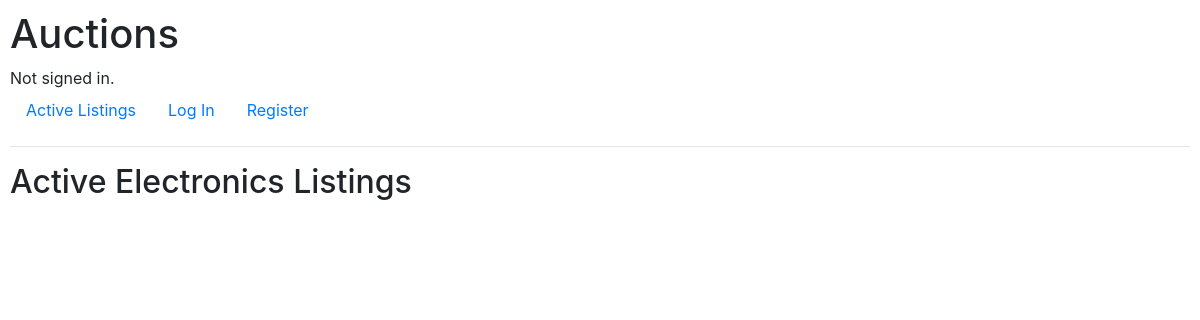
Page /categories/Electronics/ on the earlier database version.
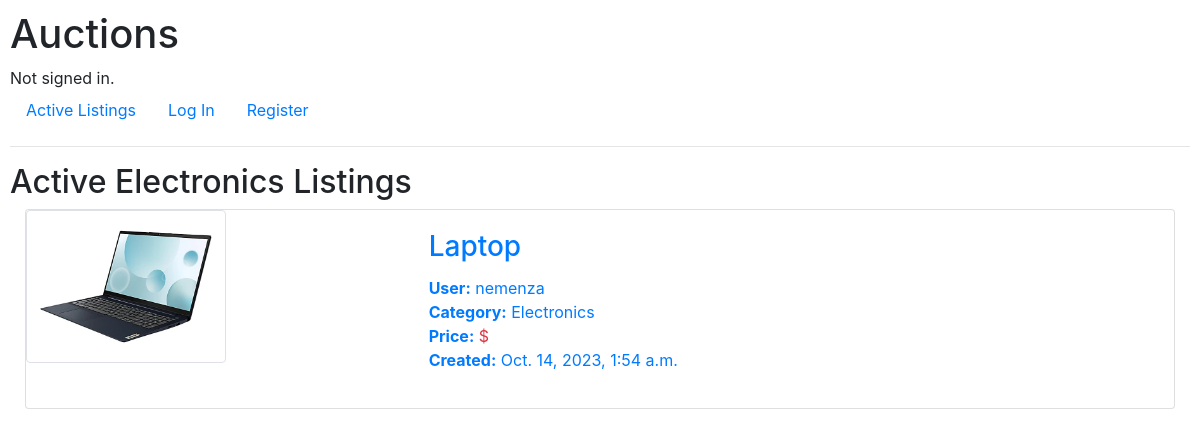
Same page on the later database version.
### auctions/models.py (models this page shows, shortened)
class Listing(models.Model):
    title = models.CharField(max_length=100)
    description = models.TextField(max_length=1000)
    username = models.ForeignKey(
        settings.AUTH_USER_MODEL, on_delete=models.CASCADE)
    starting_bid = models.DecimalField(max_digits=6, decimal_places=2, validators=[
        MinValueValidator(0.50)], blank=False)
    web_page = models.URLField(max_length=200, blank=True)
    img = models.ImageField(null=True, blank=True, upload_to='media/')
    active = models.BooleanField(default=True)
    created_date = models.DateTimeField(auto_now_add=True)
    class Categories(models.TextChoices):
        CLOTHING = 'Clothing'
        TOYS = 'Toys'
        GAMES = 'Games'
        ELECTRONICS = 'Electronics'
        HOME = 'Home'
        SPORTS = 'Sports'
        BEAUTY = 'Beauty'
        BOOKS = 'Books'
        GROCERY = 'Grocery'
        AUTOMOTIVE = 'Automotive'
        HEALTH = 'Health'
    categories = models.CharField(max_length=100, choices=Categories.choices)
    winner = models.ForeignKey(User, null=True, blank=True,
                               related_name="won_listings", on_delete=models.SET_NULL)
    class Meta:
        verbose_name = 'Listing'
        verbose_name_plural = 'Listings'

class User(AbstractUser):
    pass

### auctions/views.py (the view)
def categories_list(request, categories):
    categories_lst = (
        Listing.objects.all().filter(categories=categories).filter(active=True)
    )
    list_categories = [c[0] for c in Listing.categories.field.choices]
    context = {
        "categories_lst": categories_lst,
        "categories": categories,
        "list_categories": list_categories,
    }
    return render(request, "auctions/categories_list.html", context)

### auctions/templates/auctions/categories_list.html (shortened to what this page needs)
{% extends "auctions/layout.html" %}
{% load static %}
{% block body %}
    <h2>Active {{categories}} Listings</h2>
    {% for category_lst in categories_lst %}
    <div class="container-fluid">
        <a href="{% url "detail" category_lst.pk %}" class="card mb-3">
            <div class="row no-gutters">
                <div class="col-md-4">
                    <img src="{{category_lst.img.url}}" alt="{{category_lst.title}}" class="img-fluid img-thumbnail"  width="200">
                </div>
                <div class="col-md-8">
                    <div class="card-body">
                        <h3 class="card-title">{{category_lst.title}}</h3>
                        <ul class="list-unstyled">
                            <li><strong>User:</strong> {{category_lst.username}}</li>
                            <li><strong>Category:</strong> {{category_lst.categories}}</li>
                            <li><strong>Price:</strong> <span class="text-danger">$ {{category_lst.bid}}</span></li>
                            <li><strong>Created:</strong> {{category_lst.created_date}}</li>
                        </ul>
                    </div>
                </div>
            </div>
        </a>
    </div>
</body>
    {% endfor %}
{% endblock %}

Differences in the rows shown:
added Listing: categories "Electronics", img (picture), title "Laptop", username "nemenza", created_date "Oct. 14, 2023, 1:54 a.m."
Other differences:
{{ categories }}: "Electronics" → (not shown)
